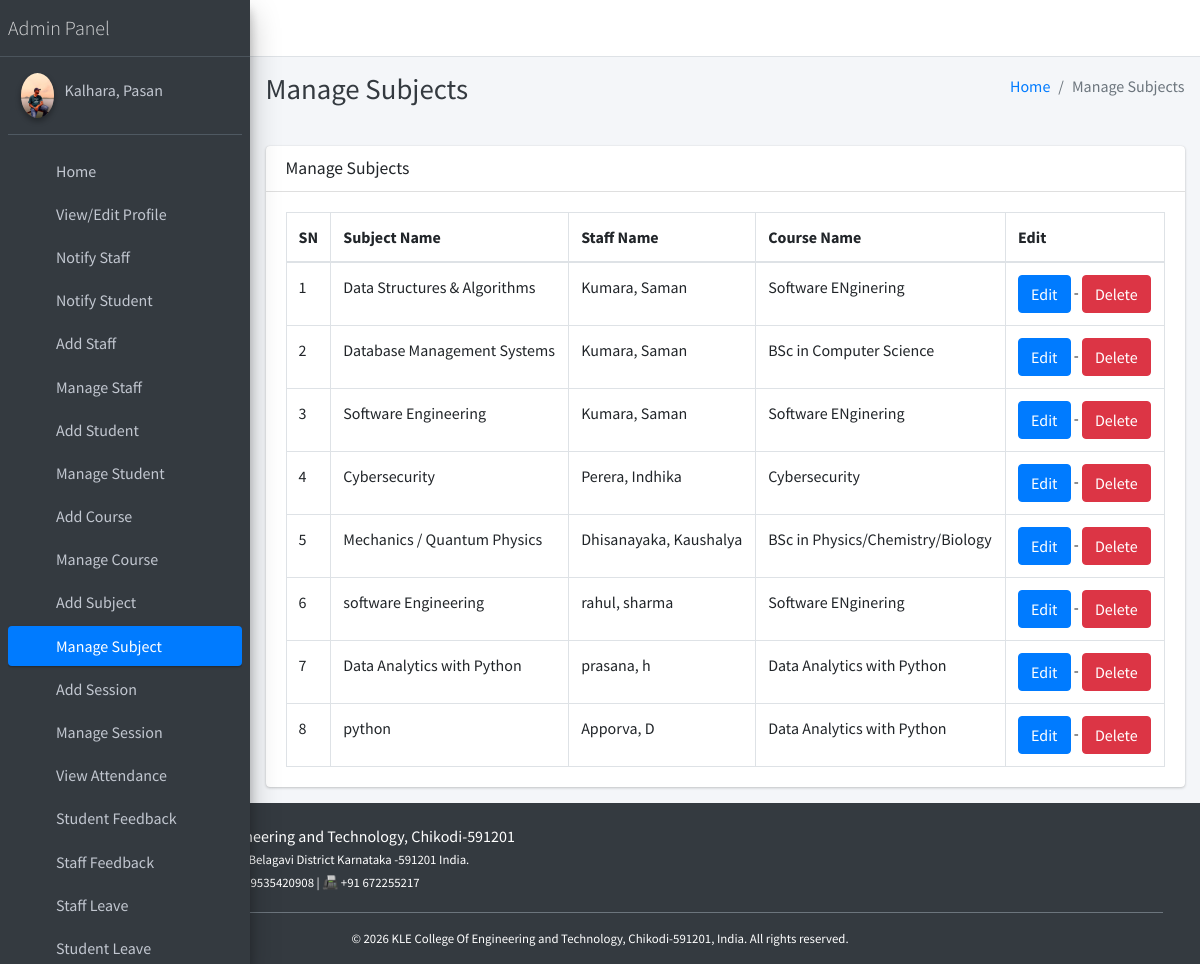
The app's page /subject/manage/ (signed in) with its own data.
### main_app/models.py (models this page shows, shortened)
class CustomUser(AbstractUser):
    USER_TYPE = ((1, "HOD"), (2, "Staff"), (3, "Student"))
    GENDER = [("M", "Male"), ("F", "Female")]
    username = None  # Removed username, using email instead
    email = models.EmailField(unique=True)
    user_type = models.CharField(default=1, choices=USER_TYPE, max_length=1)
    gender = models.CharField(max_length=1, choices=GENDER)
    profile_pic = models.ImageField()
    address = models.TextField()
    fcm_token = models.TextField(default="")  # For firebase notifications
    created_at = models.DateTimeField(auto_now_add=True)
    updated_at = models.DateTimeField(auto_now=True)
    USERNAME_FIELD = "email"
    REQUIRED_FIELDS = []
    objects = CustomUserManager()
    def __str__(self):
        return self.last_name + ", " + self.first_name

class Subject(models.Model):
    name = models.CharField(max_length=120)
    staff = models.ForeignKey(Staff,on_delete=models.CASCADE,)
    course = models.ForeignKey(Course, on_delete=models.CASCADE)
    updated_at = models.DateTimeField(auto_now=True)
    created_at = models.DateTimeField(auto_now_add=True)

class Staff(models.Model):
    course = models.ForeignKey(Course, on_delete=models.DO_NOTHING, null=True, blank=False)
    admin = models.OneToOneField(CustomUser, on_delete=models.CASCADE)

class Course(models.Model):
    name = models.CharField(max_length=120)
    created_at = models.DateTimeField(auto_now_add=True)
    updated_at = models.DateTimeField(auto_now=True)

### main_app/hod_views.py (the view)
# urls.py: path("subject/manage/", hod_views.manage_subject, name='manage_subject'),
def manage_subject(request):
    subjects = Subject.objects.all()
    context = {
        'subjects': subjects,
        'page_title': 'Manage Subjects'
    }
    return render(request, "hod_template/manage_subject.html", context)

### main_app/templates/hod_template/manage_subject.html
{% extends 'main_app/base.html' %}
{% load static %}
{% block page_title %}{{page_title}}{% endblock page_title %}
{% block content %}
<section class="content">
    <div class="container-fluid">
        <div class="row">
            <div class="col-md-12">
                <div class="card">
                    <div class="card-header">
                        <h3 class="card-title">{{page_title}}</h3>
                    </div>
                    <div class="card-body">
                        <table id="example2" class="table table-bordered table-hover">
                            <thead>
                                <tr>
                                    <th>SN</th>
                                    <th>Subject Name</th>
                                    <th>Staff Name</th>
                                    <th>Course Name</th>
                                    <th>Edit</th>
                                </tr>
                            </thead>
                            <tbody>
                                {% for subject in subjects %}
                                <tr>
                                    <td>{{ forloop.counter }}</td>
                                    <td>{{subject.name}}</td>
                                    <td>{{subject.staff.admin}}</td>
                                    <td>{{subject.course.name}}</td>
                                    <td>
                                        <a href="{% url 'edit_subject' subject.id %}" class="btn btn-primary">Edit</a> -
                                        <a href="{% url 'delete_subject' subject.id %}" onclick="return confirm('Are you sure you want to delete this ?')" class="btn btn-danger">Delete</a>
                                    </td>
                                </tr>
                                {% endfor %}
                            </tbody>
                        </table>
                    </div>
                </div>
            </div>
        </div>
    </div>
</section>
{% endblock content %}

### main_app/templates/main_app/sidebar_template.html (shortened to what this page needs)
{% load static %}
<aside class="main-sidebar sidebar-dark-primary elevation-4">
{% if request.user.user_type == '1' %}
    <a href="{% url 'admin_home' %}" class="brand-link">
        <span class="brand-text font-weight-light">Admin Panel</span>
    </a>
    <div class="sidebar">
        <div class="user-panel mt-3 pb-3 mb-3 d-flex">
            <div class="image">
                <img src="{{ request.user.profile_pic }}" class="img-circle elevation-2" alt="User Image">
            </div>
            <div class="info">
                <a href="#" class="d-block">{{ user }}</a>
            </div>
        </div>
        <nav class="mt-2">
            <ul class="nav nav-pills nav-sidebar flex-column" role="menu">
                <li class="nav-item">
                    {% url 'admin_home' as admin_home %}
                    <a href="{{ admin_home }}" class="nav-link {% if admin_home == request.path %} active {% endif %}">
                        <i class="nav-icon fas fa-tachometer-alt"></i>
                        <p>Home</p>
                    </a>
                </li>
                <li class="nav-item">
                    {% url 'admin_view_profile' as admin_view_profile %}
                    <a href="{{ admin_view_profile }}" class="nav-link {% if admin_view_profile == request.path %} active {% endif %}">
                        <i class="nav-icon fas fa-user-cog"></i>
                        <p>View/Edit Profile</p>
                    </a>
                </li>
                <li class="nav-item">
                    {% url 'admin_notify_staff' as admin_notify_staff %}
                    <a href="{{ admin_notify_staff }}" class="nav-link {% if admin_notify_staff == request.path %} active {% endif %}">
                        <i class="nav-icon fas fa-bullhorn"></i>
                        <p>Notify Staff</p>
                    </a>
                </li>
                <li class="nav-item">
                    {% url 'admin_notify_student' as admin_notify_student %}
                    <a href="{{ admin_notify_student }}" class="nav-link {% if admin_notify_student == request.path %} active {% endif %}">
                        <i class="nav-icon fas fa-bullhorn"></i>
                        <p>Notify Student</p>
                    </a>
                </li>
                <li class="nav-item">
                    {% url 'add_staff' as add_staff %}
                    <a href="{{ add_staff }}" class="nav-link {% if add_staff == request.path %} active {% endif %}">
                        <i class="nav-icon fas fa-user-plus"></i>
                        <p>Add Staff</p>
                    </a>
                </li>
                <li class="nav-item">
                    {% url 'manage_staff' as manage_staff %}
                    {% url 'edit_staff' staff_id as edit_staff %}
                    <a href="{{ manage_staff }}" class="nav-link {% if manage_staff == request.path or request.path == edit_staff %} active {% endif %}">
                        <i class="nav-icon fas fa-users"></i>
                        <p>Manage Staff</p>
                    </a>
                </li>
                <li class="nav-item">
                    {% url 'add_student' as add_student %}
                    <a href="{{ add_student }}" class="nav-link {% if add_student == request.path %} active {% endif %}">
                        <i class="nav-icon fas fa-user-graduate"></i>
                        <p>Add Student</p>
                    </a>
                </li>
                <li class="nav-item">
                    {% url 'manage_student' as manage_student %}
                    {% url 'edit_student' student_id as edit_student %}
                    <a href="{{ manage_student }}" class="nav-link {% if edit_student == request.path or manage_student == request.path %} active {% endif %}">
                        <i class="nav-icon fas fa-users"></i>
                        <p>Manage Student</p>
                    </a>
                </li>
                <li class="nav-item">
                    {% url 'add_course' as add_course %}
                    <a href="{{ add_course }}" class="nav-link {% if add_course == request.path %} active {% endif %}">
                        <i class="nav-icon fas fa-book"></i>
                        <p>Add Course</p>
                    </a>
                </li>
                <li class="nav-item">
                    {% url 'manage_course' as manage_course %}
                    {% url 'edit_course' course_id as edit_course %}
                    <a href="{{ manage_course }}" class="nav-link {% if edit_course == request.path or manage_course == request.path %} active {% endif %}">
                        <i class="nav-icon fas fa-book-open"></i>
                        <p>Manage Course</p>
                    </a>
                </li>
                <li class="nav-item">
                    {% url 'add_subject' as add_subject %}
                    <a href="{{ add_subject }}" class="nav-link {% if add_subject == request.path %} active {% endif %}">
                        <i class="nav-icon fas fa-chalkboard-teacher"></i>
                        <p>Add Subject</p>
                    </a>
                </li>
                <li class="nav-item">
                    {% url 'manage_subject' as manage_subject %}
                    {% url 'edit_subject' subject_id as edit_subject %}
                    <a href="{{ manage_subject }}" class="nav-link {% if edit_subject == request.path or manage_subject == request.path %} active {% endif %}">
                        <i class="nav-icon fas fa-book-reader"></i>
                        <p>Manage Subject</p>
                    </a>
                </li>
                <li class="nav-item">
                    {% url 'add_session' as add_session %}
                    <a href="{{ add_session }}" class="nav-link {% if add_session == request.path %} active {% endif %}">
                        <i class="nav-icon fas fa-calendar-plus"></i>
                        <p>Add Session</p>
                    </a>
                </li>
                <li class="nav-item">
                    {% url 'manage_session' as manage_session %}
                    {% url 'edit_session' session_id as edit_session %}
                    <a href="{{ manage_session }}" class="nav-link {% if edit_session == request.path or manage_session == request.path %} active {% endif %}">
                        <i class="nav-icon fas fa-calendar-alt"></i>
                        <p>Manage Session</p>
                    </a>
                </li>
                <li class="nav-item">
                    {% url 'admin_view_attendance' as admin_view_attendance %}
                    <a href="{{ admin_view_attendance }}" class="nav-link {% if admin_view_attendance == request.path %} active {% endif %}">
                        <i class="nav-icon fas fa-clipboard-list"></i>
                        <p>View Attendance</p>
                    </a>
                </li>
                <li class="nav-item">
                    {% url 'student_feedback_message' as student_feedback_message %}
                    <a href="{{ student_feedback_message }}" class="nav-link {% if student_feedback_message == request.path %} active {% endif %}">
                        <i class="nav-icon fas fa-comment-dots"></i>
                        <p>Student Feedback</p>
                    </a>
                </li>
                <li class="nav-item">
                    {% url 'staff_feedback_message' as staff_feedback_message %}
                    <a href="{{ staff_feedback_message }}" class="nav-link {% if staff_feedback_message == request.path %} active {% endif %}">
                        <i class="nav-icon fas fa-comments"></i>
                        <p>Staff Feedback</p>
                    </a>
                </li>
                <li class="nav-item">
                    {% url 'view_staff_leave' as view_staff_leave %}
                    <a href="{{ view_staff_leave }}" class="nav-link {% if view_staff_leave == request.path %} active {% endif %}">
                        <i class="nav-icon fas fa-user-clock"></i>
                        <p>Staff Leave</p>
                    </a>
                </li>
                <li class="nav-item">
                    {% url 'view_student_leave' as view_student_leave %}
                    <a href="{{ view_student_leave }}" class="nav-link {% if view_student_leave == request.path %} active {% endif %}">
                        <i class="nav-icon fas fa-user-clock"></i>
                        <p>Student Leave</p>
                    </a>
                </li>
{% endif %}
</ul>
</nav>
</div>
</aside>

### records on screen
CustomUser: user.profile_pic (picture), last_name+first_name "Kalhara, Pasan"
Subject: name "Data Structures & Algorithms", staff.admin "Kumara, Saman", course.name "Software ENginering"
Subject: name "Database Management Systems", staff.admin "Kumara, Saman", course.name "BSc in Computer Science"
Subject: name "Software Engineering", staff.admin "Kumara, Saman", course.name "Software ENginering"
Subject: name "Cybersecurity", staff.admin "Perera, Indhika", course.name "Cybersecurity"
Subject: name "Mechanics / Quantum Physics", staff.admin "Dhisanayaka, Kaushalya", course.name "BSc in Physics/Chemistry/Biology"
Subject: name "software Engineering", staff.admin "rahul, sharma", course.name "Software ENginering"
Subject: name "Data Analytics with Python", staff.admin "prasana, h", course.name "Data Analytics with Python"
Subject: name "python", staff.admin "Apporva, D", course.name "Data Analytics with Python"

### other values on screen
{{ page_title }} "Manage Subjects"
